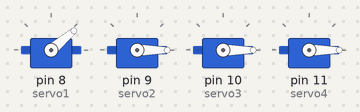
This sketch was run on a simulated Arduino Uno, built with avr-gcc and run on an emulated ATmega328P. Shown: 4 × servo.

Above: at 0.1 s.
At 4.33 s:
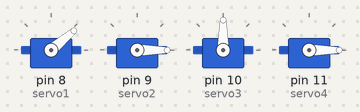
At 8.54 s:
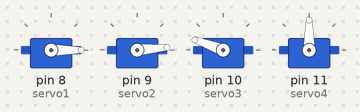
At 17.64 s:
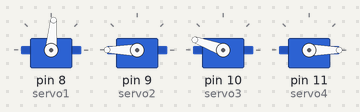
At 27.77 s:
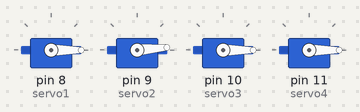
At 39.13 s:
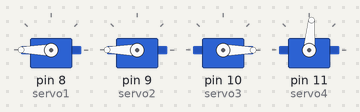
Timing chart, 0 to 40.0 s (numbered marks = the images above):
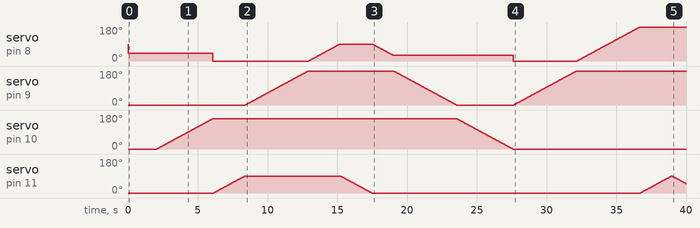

The sketch:

robot-arm-1.ino
```cpp
#include <Servo.h>

//defining the servos
Servo servo1;
Servo servo2;
Servo servo3;
Servo servo4;

//servo position in degree!
int pos = 0;
int pos1 = 90;

void setup() {
  servo1.attach(8);     //middle   //yellow
  servo2.attach(9);    //up-down  //orange
  servo3.attach(10);  //rotation //black
  servo4.attach(11); //hand     //red
}


void loop() {
//default
//rotation/hand/up-down
for(pos = 0;pos<=0;pos+=1){
servo4.write(pos);
servo3.write(pos);
servo2.write(pos);
delay(25);}

//middle
for(pos = 40;pos<=40;pos+=1){
servo1.write(pos);
delay(25);}

delay(2000);


//rotation1
for(pos = 0;pos<=160;pos+=1){
servo3.write(pos);
delay(25);}

//middle
for(pos = 0;pos<=0;pos+=1){
servo1.write(pos);
delay(25);}

//open hand
for(pos = 0;pos<=90;pos+=1){
servo4.write(pos);
delay(25);}

//up
for(pos = 0;pos<=180;pos+=1){
servo2.write(pos);
delay(25);}

//middle
for(pos = 0;pos<=90;pos+=1){
servo1.write(pos);
delay(25);}

//close hand
for(pos = 90;pos>=0;pos-=1){
servo4.write(pos);
delay(25);}


//middle
for(pos = 90;pos>=30;pos-=1){
servo1.write(pos);
delay(25);}

//down
for(pos = 180;pos>=0;pos-=1){
servo2.write(pos);
delay(25);}

//rotation
for(pos = 160;pos>=0;pos-=1){
servo3.write(pos);
delay(25);}


//middle
for(pos = 0;pos<=0;pos+=1){
servo1.write(pos);
delay(25);}

//up
for(pos = 0;pos<=180;pos+=1){
servo2.write(pos);
delay(25);}


//middle
for(pos = 0;pos<=180;pos+=1){
servo1.write(pos);
delay(25);}

//open hand
for(pos = 0;pos<=90;pos+=1){
servo4.write(pos);
delay(25);}

//close hand
for(pos = 90;pos>=0;pos-=1){
servo4.write(pos);
delay(25);}


//middle
for(pos = 180;pos>=30;pos-=1){
servo1.write(pos);
delay(25);}
//down
for(pos = 180;pos>=0;pos-=1){
servo2.write(pos);
delay(25);}

delay(9000);


}
```

Measured:
- by itself, servo on pin 10 (servo3): rises from 0° to 160° in 4.0 s, then falls to 0° in 21.5 s
